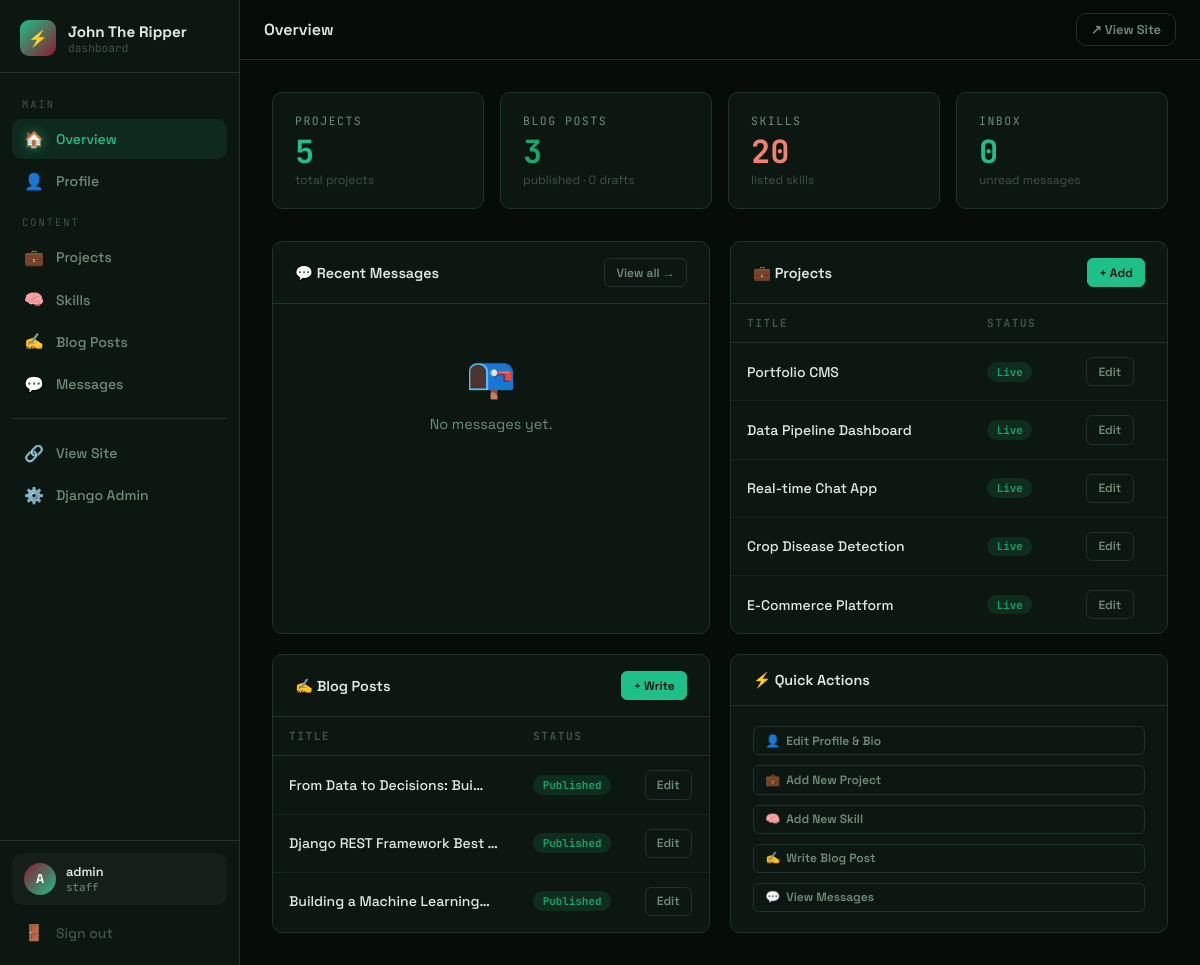
The page /dashboard/ (signed in) on the database its author committed.
### core/models.py (models this page shows, shortened)
class Profile(models.Model):
    name = models.CharField(max_length=100, default="Your Name")
    tagline = models.CharField(max_length=200, default="Full Stack Developer | Data Scientist")
    bio = models.TextField(default="")
    avatar = models.ImageField(upload_to='profile/', blank=True, null=True)
    resume = models.FileField(upload_to='resume/', blank=True, null=True)
    github = models.URLField(blank=True)
    linkedin = models.URLField(blank=True)
    twitter = models.URLField(blank=True)
    email = models.EmailField(blank=True)
    location = models.CharField(max_length=100, blank=True, default="Nairobi, Kenya")
    years_experience = models.IntegerField(default=0)
    projects_count = models.IntegerField(default=0)
    clients_count = models.IntegerField(default=0)
    class Meta:
        verbose_name = "Profile"

class Project(models.Model):
    STATUS_CHOICES = [
        ('live', 'Live'),
        ('in_progress', 'In Progress'),
        ('archived', 'Archived'),
    ]
    CATEGORY_CHOICES = [
        ('fullstack', 'Full Stack'),
        ('frontend', 'Frontend'),
        ('backend', 'Backend'),
        ('data', 'Data Science / ML'),
        ('mobile', 'Mobile'),
        ('other', 'Other'),
    ]
    title = models.CharField(max_length=200)
    slug = models.SlugField(unique=True)
    tagline = models.CharField(max_length=300, blank=True)
    description = models.TextField()
    category = models.CharField(max_length=20, choices=CATEGORY_CHOICES, default='fullstack')
    status = models.CharField(max_length=20, choices=STATUS_CHOICES, default='live')
    tech_stack = models.CharField(max_length=500, blank=True, help_text="Comma-separated: Django, React, PostgreSQL")
    image = models.ImageField(upload_to='projects/', blank=True, null=True)
    github_url = models.URLField(blank=True)
    live_url = models.URLField(blank=True)
    featured = models.BooleanField(default=False)
    created_at = models.DateTimeField(default=timezone.now)
    updated_at = models.DateTimeField(auto_now=True)
    class Meta:
        ordering = ['-featured', '-created_at']

class BlogPost(models.Model):
    title = models.CharField(max_length=300)
    slug = models.SlugField(unique=True)
    excerpt = models.CharField(max_length=400, blank=True)
    content = models.TextField()
    cover_image = models.ImageField(upload_to='blog/', blank=True, null=True)
    tags = models.CharField(max_length=300, blank=True, help_text="Comma-separated tags")
    published = models.BooleanField(default=False)
    created_at = models.DateTimeField(default=timezone.now)
    updated_at = models.DateTimeField(auto_now=True)
    shared_to_twitter = models.BooleanField(default=False)
    shared_to_linkedin = models.BooleanField(default=False)
    twitter_post_id = models.CharField(max_length=100, blank=True)
    linkedin_post_id = models.CharField(max_length=100, blank=True)
    class Meta:
        ordering = ['-created_at']

### core/dashboard_views.py (the view)
    def wrapper(request, *args, **kwargs):
        if not request.user.is_authenticated:
            return redirect(f'/dashboard/login/?next={request.path}')
        if not request.user.is_staff:
            return redirect('/')
        return view_func(request, *args, **kwargs)

### core/context_processors.py (called while the page is built)
def site_profile(request):
    profile = Profile.objects.first()
    return {'site_profile': profile}

### core/dashboard_views.py (called while the page is built)
def _staff_required(view_func):
    def wrapper(request, *args, **kwargs):
        if not request.user.is_authenticated:
            return redirect(f'/dashboard/login/?next={request.path}')
        if not request.user.is_staff:
            return redirect('/')
        return view_func(request, *args, **kwargs)
    wrapper.__name__ = view_func.__name__
    return wrapper

def _dash_context(request, **extra):
    unread = ContactMessage.objects.filter(read=False).count()
    ctx = {'unread_count': unread}
    ctx.update(extra)
    return ctx

@_staff_required
def dashboard_home(request):
    ctx = _dash_context(request,
        project_count=Project.objects.count(),
        post_count=BlogPost.objects.filter(published=True).count(),
        draft_count=BlogPost.objects.filter(published=False).count(),
        skill_count=Skill.objects.count(),
        message_count=ContactMessage.objects.filter(read=False).count(),
        recent_messages=ContactMessage.objects.order_by('-sent_at')[:5],
        recent_posts=BlogPost.objects.order_by('-updated_at')[:5],
        recent_projects=Project.objects.order_by('-updated_at')[:5],
    )
    return render(request, 'core/dashboard/home.html', ctx)

### core/templates/core/dashboard/home.html (shortened to what this page needs)
{% extends 'core/dashboard/base.html' %}
{% block page_title %}Overview{% endblock %}
{% block nav_home %}active{% endblock %}
{% block content %}
<div class="stat-grid">
  <div class="stat-card">
    <div class="stat-label">Projects</div>
    <div class="stat-num stat-accent">{{ project_count }}</div>
    <div class="stat-sub">total projects</div>
  </div>
  <div class="stat-card">
    <div class="stat-label">Blog Posts</div>
    <div class="stat-num stat-green">{{ post_count }}</div>
    <div class="stat-sub">published · {{ draft_count }} draft{{ draft_count|pluralize }}</div>
  </div>
  <div class="stat-card">
    <div class="stat-label">Skills</div>
    <div class="stat-num stat-purple">{{ skill_count }}</div>
    <div class="stat-sub">listed skills</div>
  </div>
  <div class="stat-card">
    <div class="stat-label">Inbox</div>
    <div class="stat-num {% if message_count %}stat-red{% else %}stat-accent{% endif %}">{{ message_count }}</div>
    <div class="stat-sub">unread message{{ message_count|pluralize }}</div>
  </div>
</div>
<div style="display:grid;grid-template-columns:repeat(auto-fill,minmax(min(100%,420px),1fr));gap:1.25rem">
  <div class="dash-card">
    <div class="dash-card-header">
      <span class="dash-card-title">💬 Recent Messages</span>
      <a href="{% url 'dashboard_messages' %}" class="action-btn">View all →</a>
    </div>
    {% if recent_messages %}
    <table class="dash-table">
      <thead><tr>
        <th>From</th><th>Subject</th><th>When</th>
      </tr></thead>
      <tbody>
        {% for msg in recent_messages %}
        <tr>
          <td>
            <a href="{% url 'dashboard_message_view' msg.pk %}" style="color:var(--text);text-decoration:none;font-weight:{% if not msg.read %}600{% else %}400{% endif %}">
              {{ msg.name }}
            </a>
            {% if not msg.read %}<span class="badge badge-red" style="margin-left:0.4rem">new</span>{% endif %}
          </td>
          <td>{{ msg.subject|default:"(no subject)"|truncatechars:30 }}</td>
          <td style="white-space:nowrap;font-size:0.75rem;font-family:var(--mono)">{{ msg.sent_at|date:"M d" }}</td>
        </tr>
        {% endfor %}
      </tbody>
    </table>
    {% else %}
    <div class="empty-state">
      <div class="empty-state-icon">📭</div>
      <p>No messages yet.</p>
    </div>
    {% endif %}
  </div>
  <div class="dash-card">
    <div class="dash-card-header">
      <span class="dash-card-title">💼 Projects</span>
      <a href="{% url 'dashboard_project_add' %}" class="action-btn action-btn-primary">+ Add</a>
    </div>
    {% if recent_projects %}
    <table class="dash-table">
      <thead><tr><th>Title</th><th>Status</th><th></th></tr></thead>
      <tbody>
        {% for p in recent_projects %}
        <tr>
          <td class="td-title">{{ p.title|truncatechars:28 }}</td>
          <td>
            {% if p.status == 'live' %}<span class="badge badge-green">Live</span>
            {% elif p.status == 'in_progress' %}<span class="badge badge-yellow">In Progress</span>
            {% else %}<span class="badge badge-gray">Archived</span>{% endif %}
          </td>
          <td><a href="{% url 'dashboard_project_edit' p.pk %}" class="action-btn">Edit</a></td>
        </tr>
        {% endfor %}
      </tbody>
    </table>
    {% else %}
    <div class="empty-state">
      <div class="empty-state-icon">💻</div>
      <p>No projects yet.</p>
      <a href="{% url 'dashboard_project_add' %}" class="action-btn action-btn-primary">Add your first project</a>
    </div>
    {% endif %}
  </div>
  <div class="dash-card">
    <div class="dash-card-header">
      <span class="dash-card-title">✍️ Blog Posts</span>
      <a href="{% url 'dashboard_post_add' %}" class="action-btn action-btn-primary">+ Write</a>
    </div>
    {% if recent_posts %}
    <table class="dash-table">
      <thead><tr><th>Title</th><th>Status</th><th></th></tr></thead>
      <tbody>
        {% for p in recent_posts %}
        <tr>
          <td class="td-title">{{ p.title|truncatechars:28 }}</td>
          <td>
            {% if p.published %}<span class="badge badge-green">Published</span>
            {% else %}<span class="badge badge-gray">Draft</span>{% endif %}
          </td>
          <td><a href="{% url 'dashboard_post_edit' p.pk %}" class="action-btn">Edit</a></td>
        </tr>
        {% endfor %}
      </tbody>
    </table>
    {% else %}
    <div class="empty-state">
      <div class="empty-state-icon">✍️</div>
      <p>No posts yet.</p>
      <a href="{% url 'dashboard_post_add' %}" class="action-btn action-btn-primary">Write your first post</a>
    </div>
    {% endif %}
  </div>
  <div class="dash-card">
    <div class="dash-card-header">
      <span class="dash-card-title">⚡ Quick Actions</span>
    </div>
    <div class="dash-card-body" style="display:flex;flex-direction:column;gap:0.625rem">
      <a href="{% url 'dashboard_profile' %}" class="action-btn" style="justify-content:flex-start">👤 &nbsp;Edit Profile & Bio</a>
      <a href="{% url 'dashboard_project_add' %}" class="action-btn" style="justify-content:flex-start">💼 &nbsp;Add New Project</a>
      <a href="{% url 'dashboard_skill_add' %}" class="action-btn" style="justify-content:flex-start">🧠 &nbsp;Add New Skill</a>
      <a href="{% url 'dashboard_post_add' %}" class="action-btn" style="justify-content:flex-start">✍️ &nbsp;Write Blog Post</a>
      <a href="{% url 'dashboard_messages' %}" class="action-btn" style="justify-content:flex-start">
        💬 &nbsp;View Messages
      </a>
    </div>
  </div>
</div>
{% endblock %}

### core/templates/core/dashboard/base.html (shortened to what this page needs)
<!DOCTYPE html>
<html lang="en">
<head>
  {% load static %}
</head>
<body>
<div class="dash-layout">
  <aside class="dash-sidebar" id="dashSidebar">
    <div class="sidebar-brand">
      <div class="sidebar-brand-icon">⚡</div>
      <div class="sidebar-brand-text">
        <div class="sidebar-brand-name">{{ site_profile.name|default:"Portfolio" }}</div>
        <div class="sidebar-brand-sub">dashboard</div>
      </div>
    </div>
    <nav class="sidebar-nav">
      <p class="sidebar-section-label">Main</p>
      <a href="{% url 'dashboard_home' %}" class="sidebar-link {% block nav_home %}{% endblock %}">
        <span class="s-icon">🏠</span> Overview
      </a>
      <a href="{% url 'dashboard_profile' %}" class="sidebar-link {% block nav_profile %}{% endblock %}">
        <span class="s-icon">👤</span> Profile
      </a>
      <p class="sidebar-section-label">Content</p>
      <a href="{% url 'dashboard_projects' %}" class="sidebar-link {% block nav_projects %}{% endblock %}">
        <span class="s-icon">💼</span> Projects
      </a>
      <a href="{% url 'dashboard_skills' %}" class="sidebar-link {% block nav_skills %}{% endblock %}">
        <span class="s-icon">🧠</span> Skills
      </a>
      <a href="{% url 'dashboard_blog' %}" class="sidebar-link {% block nav_blog %}{% endblock %}">
        <span class="s-icon">✍️</span> Blog Posts
      </a>
      <a href="{% url 'dashboard_messages' %}" class="sidebar-link {% block nav_messages %}{% endblock %}">
        <span class="s-icon">💬</span> Messages
      </a>
      <div class="sidebar-divider"></div>
      <a href="/" target="_blank" class="sidebar-link">
        <span class="s-icon">🔗</span> View Site
      </a>
      {% if request.user.is_superuser %}
      <a href="/admin/" class="sidebar-link">
        <span class="s-icon">⚙️</span> Django Admin
      </a>
      {% endif %}
    </nav>
    <div class="sidebar-footer">
      <div class="user-card">
        <div class="user-avatar">{{ request.user.username|first|upper }}</div>
        <div>
          <div class="user-name">{{ request.user.username }}</div>
          <div class="user-role">staff</div>
        </div>
      </div>
      <a href="{% url 'dashboard_logout' %}" class="sidebar-link" style="margin-top:0.5rem;color:var(--text-dim)">
        <span class="s-icon">🚪</span> Sign out
      </a>
    </div>
  </aside>
  <div class="dash-main">
    <header class="dash-topbar">
      <div class="topbar-left">
        <span class="page-title">{% block page_title %}Dashboard{% endblock %}</span>
      </div>
      <div class="topbar-right">
        <a href="/" target="_blank" class="topbar-btn topbar-btn-outline">↗ View Site</a>
      </div>
    </header>
    <div class="dash-content">
      {% block content %}{% endblock %}
    </div>
  </div>
</div>
</body>
</html>

### rows shown on the page
Profile: name "John The Ripper"
Project: title "Portfolio CMS", status "Live"
Project: title "Data Pipeline Dashboard", status "Live"
Project: title "Real-time Chat App", status "Live"
Project: title "Crop Disease Detection", status "Live"
Project: title "E-Commerce Platform", status "Live"
BlogPost: title "From Data to Decisions: Bui…", published "Published"
BlogPost: title "Django REST Framework Best …", published "Published"
BlogPost: title "Building a Machine Learning…", published "Published"

### other values the page prints
{{ request.user.username|first|upper }} "A"
{{ request.user.username }} "admin"
{{ project_count }} "5"
{{ post_count }} "3"
{{ draft_count }} "0"
{{ skill_count }} "20"
{{ message_count }} "0"
